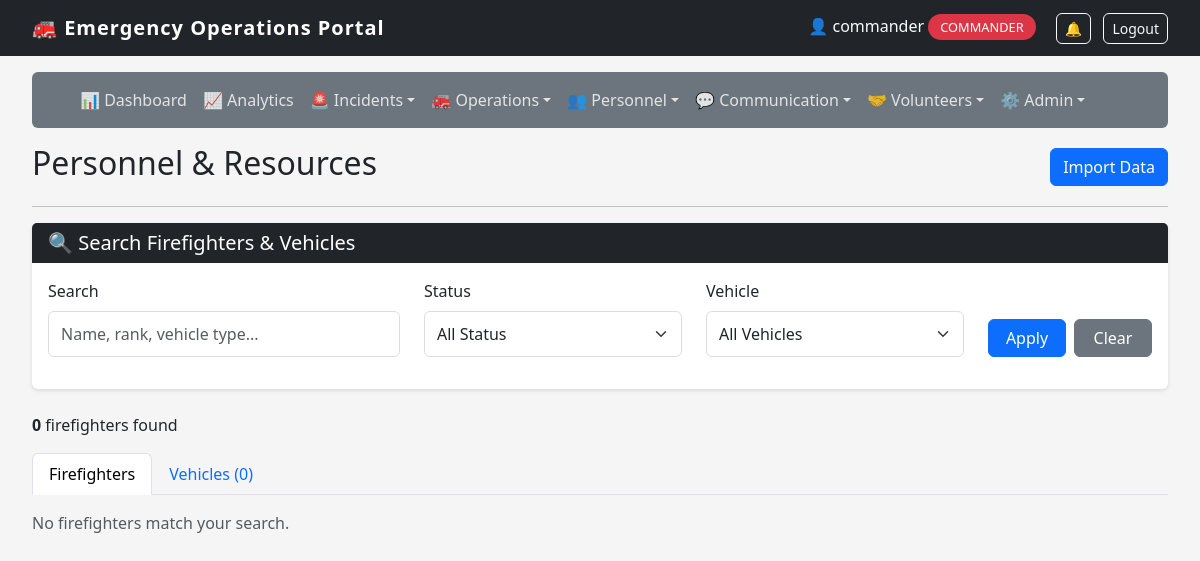
Before: /staff/firefighters (signed in) with the older database file.
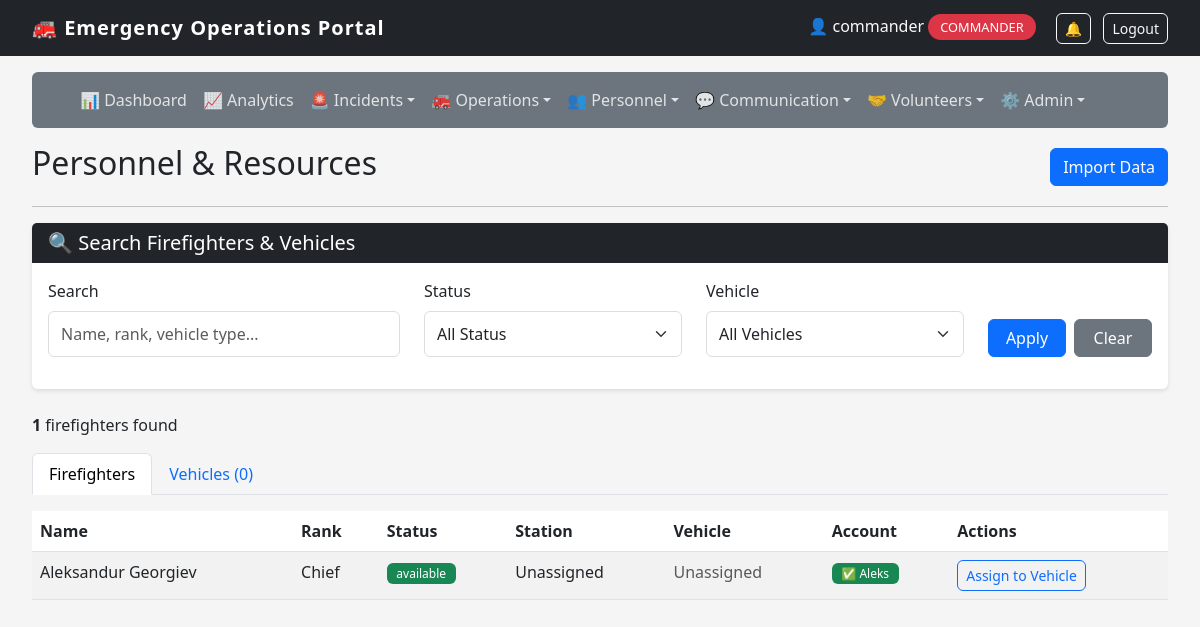
After: the same page with the newer database file.
### app/models/firefighter.py (models this page shows)
class Firefighter(db.Model):
    id = db.Column(db.Integer, primary_key=True)
    name = db.Column(db.String(100), nullable=False)
    rank = db.Column(db.String(50))
    status = db.Column(db.String(20), default='available')
    vehicle_id = db.Column(db.Integer, db.ForeignKey('vehicle.id'), nullable=True)
    station_id = db.Column(db.Integer, db.ForeignKey('fire_station.id'), nullable=True)
    user_id = db.Column(db.Integer, db.ForeignKey('user_model.id'), nullable=True, unique=True)
    user = db.relationship('UserModel', foreign_keys=[user_id], backref='firefighter_profile')
    employee_id = db.Column(db.String(20), unique=True, nullable=True)
    phone = db.Column(db.String(20), nullable=True)
    hire_date = db.Column(db.DateTime, nullable=True)
    last_active = db.Column(db.DateTime, nullable=True)
    current_shift_id = db.Column(db.Integer, db.ForeignKey('shift.id'), nullable=True)
    current_shift = db.relationship('Shift', foreign_keys=[current_shift_id], back_populates='firefighter')
    shifts = db.relationship('Shift', foreign_keys='Shift.firefighter_id', back_populates='firefighter')

### app/models/user.py (models this page shows)
class UserModel(db.Model):
    id = db.Column(db.Integer, primary_key=True)
    username = db.Column(db.String(20), unique=True, nullable=False)
    email = db.Column(db.String(120), unique=True, nullable=False)
    password = db.Column(db.String(60), nullable=False)
    role = db.Column(db.String(20), default='public')

### app/routes/firefighters.py (the view, shortened to what this page needs)
@firefighters_bp.route('/staff/firefighters')
@login_required
@role_required('dispatcher', 'commander')
def list_firefighters():
    search_query = request.args.get('search', '')
    status_filter = request.args.get('status', '')
    vehicle_filter = request.args.get('vehicle', '')
    ff_query = Firefighter.query
    if status_filter:
        ff_query = ff_query.filter(Firefighter.status == status_filter)
    if vehicle_filter:
        if vehicle_filter == 'unassigned':
            ff_query = ff_query.filter(Firefighter.vehicle_id.is_(None))
        else:
            ff_query = ff_query.filter(Firefighter.vehicle_id == vehicle_filter)
    all_firefighters = ff_query.all()
    v_query = Vehicle.query
    all_vehicles = v_query.all()
    all_statuses = ['available', 'on_duty', 'off_duty', 'training', 'sick', 'vacation']
    return render_template('staff/personnel/firefighters.html',
                           firefighters=all_firefighters,
                           vehicles=all_vehicles,
                           all_statuses=all_statuses,
                           search_query=search_query,
                           status_filter=status_filter,
                           vehicle_filter=vehicle_filter)

### app/utils.py (called while the page is built)
def login_required(f):
    @wraps(f)
    def decorated_function(*args, **kwargs):
        if not session.get('logged_in'):
            flash('Please login to access the staff portal.', 'warning')
            return redirect(url_for('auth.staff_login'))
        return f(*args, **kwargs)
    return decorated_function

def role_required(*roles):
    def decorator(f):
        @wraps(f)
        def decorated_function(*args, **kwargs):
            if not session.get('logged_in'):
                flash('Please login to access the staff portal.', 'warning')
                return redirect(url_for('auth.staff_login'))
            if session.get('user_role') not in roles:
                flash('Unauthorized access. This incident has been logged.', 'danger')
                return redirect(url_for('dashboard.staff_dashboard'))
            return f(*args, **kwargs)
        return decorated_function
    return decorator

### app/templates/staff/personnel/firefighters.html (shortened to what this page needs)
{% extends "staff/base.html" %}
{% block content %}
<div class="d-flex justify-content-between align-items-center"><h2>Personnel & Resources</h2><a href="{{ url_for('personnel.import_data') }}" class="btn btn-primary">Import Data</a></div>
<hr>
<div class="card mb-4"><div class="card-header bg-dark text-white"><h5 class="mb-0">🔍 Search Firefighters & Vehicles</h5></div><div class="card-body">
    <form method="GET" action="{{ url_for('personnel.list_firefighters') }}">
        <div class="row">
            <div class="col-md-4 mb-3"><label class="form-label">Search</label><input type="text" name="search" class="form-control" value="{{ search_query }}" placeholder="Name, rank, vehicle type..."></div>
            <div class="col-md-3 mb-3"><label class="form-label">Status</label><select name="status" class="form-select"><option value="">All Status</option></select></div>
            <div class="col-md-3 mb-3"><label class="form-label">Vehicle</label><select name="vehicle" class="form-select"><option value="">All Vehicles</option></select></div>
            <div class="col-md-2 mb-3 d-flex align-items-end"><button type="submit" class="btn btn-primary w-100">Apply</button><a href="{{ url_for('personnel.list_firefighters') }}" class="btn btn-secondary w-100 ms-2">Clear</a></div>
        </div>
    </form>
</div></div>
<div class="mb-3"><strong>{{ firefighters|length }}</strong> firefighters found</div>
<ul class="nav nav-tabs mb-3"><li class="nav-item"><a class="nav-link active" data-bs-toggle="tab" href="#firefighters">Firefighters</a></li><li class="nav-item"><a class="nav-link" data-bs-toggle="tab" href="#vehicles">Vehicles ({{ vehicles|length }})</a></li></ul>
<div class="tab-content">
    <div class="tab-pane fade show active" id="firefighters">
        {% if firefighters %}
        <table class="table table-striped"><thead><tr><th>Name</th><th>Rank</th><th>Status</th><th>Station</th><th>Vehicle</th><th>Account</th><th>Actions</th></tr></thead>
        <tbody>{% for f in firefighters %}<tr><td>{{ f.name }}</td><td>{{ f.rank }}</td><td><span class="badge bg-{% if f.status == 'available' %}success{% elif f.status == 'on_duty' %}primary{% elif f.status == 'vacation' %}warning{% elif f.status == 'sick' %}danger{% else %}secondary{% endif %}">{{ f.status }}</span></td><td>{{ f.station.name if f.station else 'Unassigned' }}</td><td>{% if f.assigned_vehicle %}{{ f.assigned_vehicle.type }}{% else %}<span class="text-muted">Unassigned</span>{% endif %}</td><td>{% if f.user %}<span class="badge bg-success">✅ {{ f.user.username }}</span>{% else %}<span class="badge bg-warning">⚠️ No account</span>{% endif %}</td><td><a href="{{ url_for('personnel.assign_firefighter', firefighter_id=f.id) }}" class="btn btn-sm btn-outline-primary">Assign to Vehicle</a></td></tr>{% endfor %}</tbody>
        </table>{% else %}<p class="text-muted">No firefighters match your search.</p>{% endif %}
    </div>
</div>
{% endblock %}

### app/templates/staff/base.html (shortened to what this page needs)
<!DOCTYPE html>
<html lang="en">
<head>
    <link href="https://cdn.jsdelivr.net/npm/bootstrap@5.3.0/dist/css/bootstrap.min.css" rel="stylesheet">
    <link rel="stylesheet" href="{{ url_for('static', filename='css/main.css') }}">
    <link rel="stylesheet" href="{{ url_for('static', filename='css/responsive.css') }}">
    <link rel="stylesheet" href="{{ url_for('static', filename='css/theme.css') }}">
</head>
<body>
    <nav class="navbar navbar-dark bg-dark">
        <div class="container-fluid">
            <a class="navbar-brand" href="{{ url_for('dashboard.staff_dashboard') }}">
                🚒 Emergency Operations Portal
            </a>
            <div>
                {% if session.logged_in %}
                    <span class="text-light me-3">
                        👤 {{ session.user_name }}
                        <span class="role-badge">{{ session.user_role }}</span>
                    </span>
                    <a href="{{ url_for('notifications.view_notifications') }}" class="btn btn-outline-light btn-sm position-relative me-2">
                        🔔
                    </a>
                    <a href="{{ url_for('auth.staff_logout') }}" class="btn btn-outline-light btn-sm">Logout</a>
                {% endif %}
            </div>
        </div>
    </nav>
    <div class="container-fluid mt-3">
        {% if session.logged_in and session.user_role in ['dispatcher', 'commander', 'firefighter'] %}
        <div class="row mb-3">
            <div class="col">
                <nav class="navbar navbar-expand-lg navbar-dark bg-secondary rounded p-2">
                    <div class="container-fluid">
                        <div class="collapse navbar-collapse" id="staffNavbar">
                            <ul class="navbar-nav me-auto">
                                <li class="nav-item">
                                    <a class="nav-link" href="{{ url_for('dashboard.dynamic_dashboard') }}">📊 Dashboard</a>
                                </li>
                                {% if session.user_role == 'commander' %}
                                <li class="nav-item">
                                    <a class="nav-link" href="{{ url_for('dashboard.analytics_dashboard') }}">📈 Analytics</a>
                                </li>
                                {% endif %}
                                <li class="nav-item dropdown">
                                    <a class="nav-link dropdown-toggle" href="#" role="button" data-bs-toggle="dropdown">🚨 Incidents</a>
                                </li>
                                {% if session.user_role in ['dispatcher', 'commander'] %}
                                <li class="nav-item dropdown">
                                    <a class="nav-link dropdown-toggle" href="#" role="button" data-bs-toggle="dropdown">🚒 Operations</a>
                                </li>
                                {% endif %}
                                {% if session.user_role in ['dispatcher', 'commander'] %}
                                <li class="nav-item dropdown">
                                    <a class="nav-link dropdown-toggle" href="#" role="button" data-bs-toggle="dropdown">👥 Personnel</a>
                                </li>
                                {% endif %}
                                <li class="nav-item dropdown">
                                    <a class="nav-link dropdown-toggle" href="#" role="button" data-bs-toggle="dropdown">💬 Communication</a>
                                </li>
                                {% if session.user_role in ['commander', 'dispatcher'] %}
                                <li class="nav-item dropdown">
                                    <a class="nav-link dropdown-toggle" href="#" role="button" data-bs-toggle="dropdown">🤝 Volunteers</a>
                                </li>
                                {% endif %}
                                {% if session.user_role == 'commander' %}
                                <li class="nav-item dropdown">
                                    <a class="nav-link dropdown-toggle" href="#" role="button" data-bs-toggle="dropdown">⚙️ Admin</a>
                                </li>
                                {% endif %}
                            </ul>
                        </div>
                    </div>
                </nav>
            </div>
        </div>
        {% endif %}
        <div class="row">
            <div class="col">
                {% block content %}{% endblock %}
            </div>
        </div>
    </div>
</body>
</html>

### app/static/css/main.css (style rules this page uses)
body { background: #f5f5f5; font-family: 'Segoe UI', Tahoma, Geneva, Verdana, sans-serif; }
.navbar-brand { font-weight: bold; letter-spacing: 1px; }
.role-badge { background: #dc3545; color: white; padding: 4px 12px; border-radius: 20px; font-size: 0.8rem; text-transform: uppercase; }
.navbar-nav .nav-link { color: rgba(255, 255, 255, 0.8); }
.card { border: none; box-shadow: 0 2px 4px rgba(0, 0, 0, 0.1); margin-bottom: 1.5rem; }
.card-header { border-bottom: none; }
.table { margin-bottom: 0; }
.btn { border-radius: 6px; font-weight: 500; transition: all 0.2s; }
.form-control, .form-select { border-radius: 6px; border: 1px solid #ddd; padding: 0.6rem 0.75rem; }
.badge { font-weight: 500; padding: 0.4em 0.8em; }

### app/static/css/responsive.css (style rules this page uses)
@media (min-width: 992px) { .container-fluid { padding-left: 2rem; padding-right: 2rem; } }

### app/static/css/theme.css (style rules this page uses)
:root { --primary-color: #dc3545; --secondary-color: #6c757d; --success-color: #28a745; --info-color: #17a2b8; --warning-color: #ffc107; --danger-color: #dc3545; --dark-color: #343a40; --light-color: #f8f9fa; --spacing-xs: 0.25rem; --spacing-sm: 0.5rem; --spacing-md: 1rem; --spacing-lg: 1.5rem; --spacing-xl: 2rem; --border-radius: 8px; --border-radius-sm: 4px; --border-radius-lg: 12px; --shadow-sm: 0 2px 4px rgba(0, 0, 0, 0.1); --shadow-md: 0 4px 8px rgba(0, 0, 0, 0.1); --shadow-lg: 0 8px 16px rgba(0, 0, 0, 0.1); }

Changed rows visible on the page:
added Firefighter: name "Aleksandur Georgiev", rank "Chief", status "available", station "Unassigned", user.username "Aleks"
Other visible differences:
{{ firefighters|length }}: "0" → "1"
text no longer shown: "No firefighters match your search."
text now shown: "Name Rank Status Station Vehicle Account Actions"
